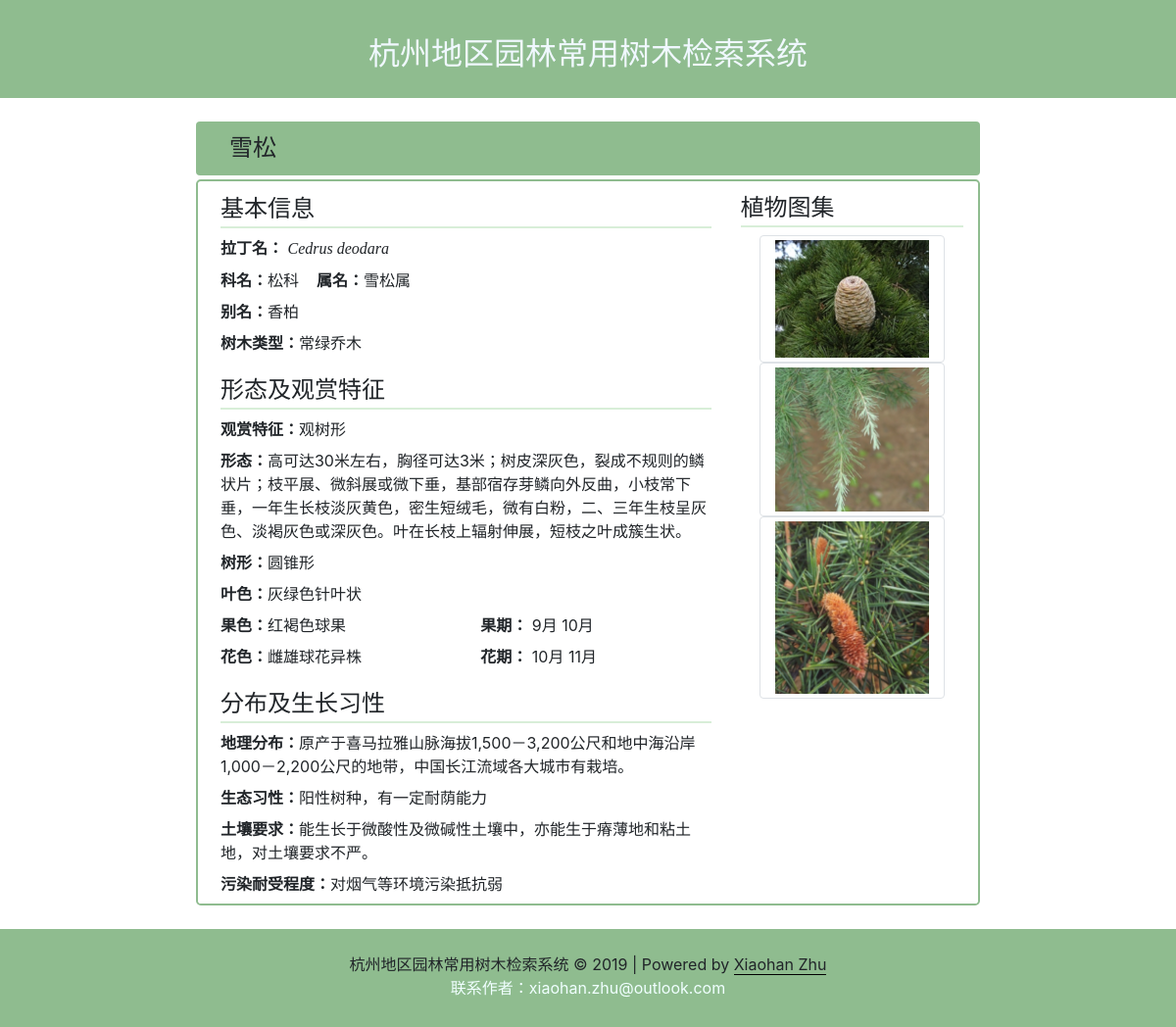
Page /search/雪松/ on the earlier database version.
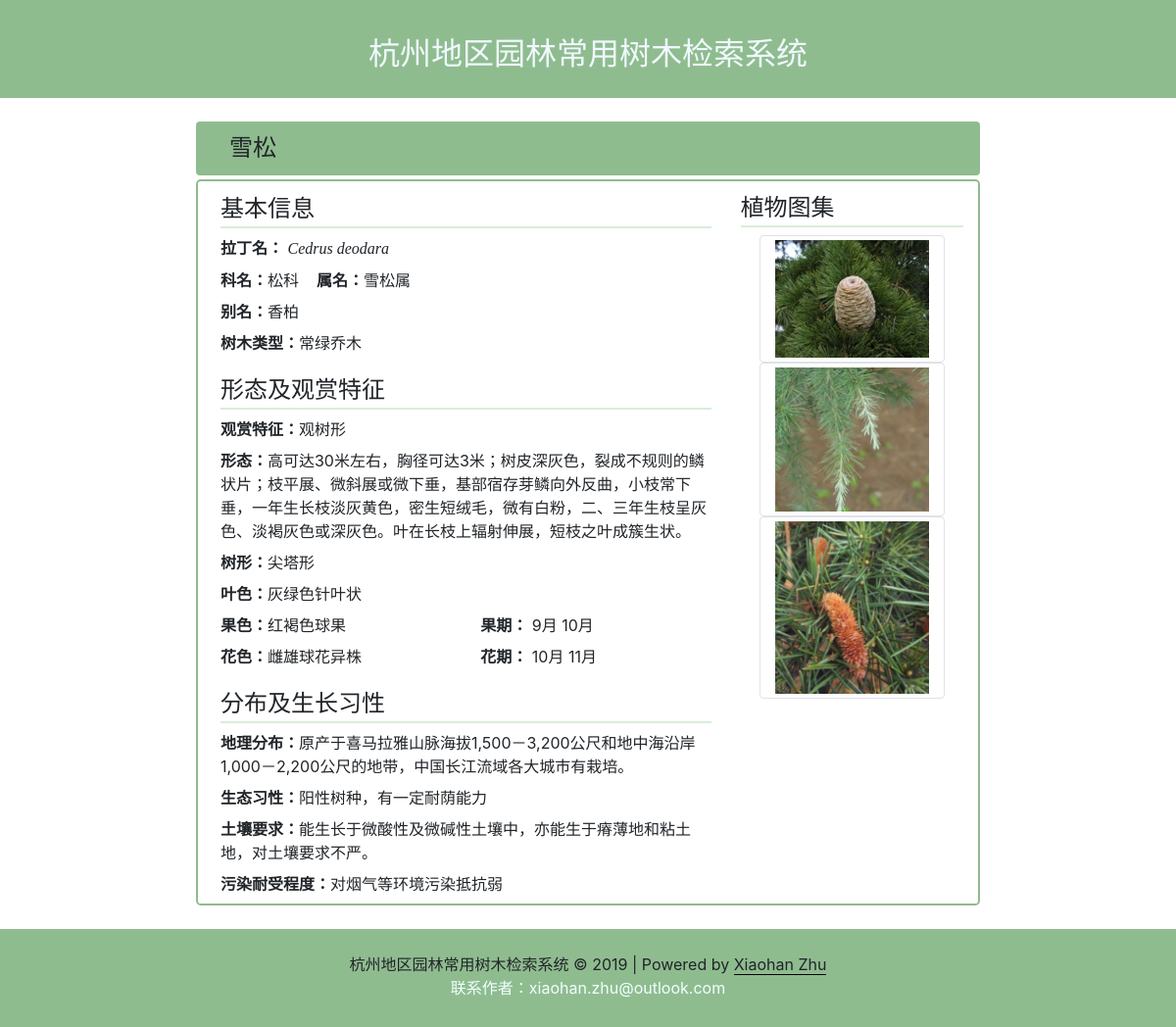
Same page on the later database version.
### hzTree/models.py (models this page shows, shortened)
class Tree(models.Model):
    species_name = models.CharField(max_length=16, default=" ")
    family_name = models.CharField(max_length=16, default=" ")
    genus_name = models.CharField(max_length=16, default=" ")
    latin_name = models.CharField(max_length=64, default=" ")
    alternative_name = models.CharField(max_length=64, default=" ")
    tree_type = models.CharField(max_length=16, default=" ")
    tree_value = models.CharField(max_length=64, default=" ")
    tree_shape = models.CharField(max_length=64, default=" ")
    morphology = models.CharField(max_length=300, default=" ")
    bloom_date = models.ManyToManyField(Months, blank=True,related_name="bloom_date")
    bloom_color = models.CharField(max_length=64, default=" ")
    bloom_color_spring = models.CharField(max_length=64, default="无")
    bloom_color_summer = models.CharField(max_length=64, default="无")
    bloom_color_autumn = models.CharField(max_length=64, default="无")
    bloom_color_winter = models.CharField(max_length=64, default="无")
    fruit_date = models.ManyToManyField(Months, blank=True,related_name="fruit_date")
    fruit_color = models.CharField(max_length=64, default=" ")
    fruit_color_spring = models.CharField(max_length=64, default="无")
    fruit_color_summer = models.CharField(max_length=64, default="无")
    fruit_color_autumn = models.CharField(max_length=64, default="无")
    fruit_color_winter = models.CharField(max_length=64, default="无")
    leaf_color = models.CharField(max_length=64, default=" ")
    leaf_color_spring = models.CharField(max_length=64, default="无")
    leaf_color_summer = models.CharField(max_length=64, default="无")
    leaf_color_autumn = models.CharField(max_length=64, default="无")
    leaf_color_winter = models.CharField(max_length=64, default="无")
    geo_distribution = models.CharField(max_length=300, default=" ")
    propensity = models.CharField(max_length=300, default=" ")
    soil = models.CharField(max_length=300, default=" ")
    pollution_tolerance = models.CharField(max_length=300, default=" ")

### hzTree/views.py (the view)
# urls.py: path('<species_name>/', views.detail, name='detail'),
def detail(request, species_name):
    template_name = 'detail.html'
    tree = get_object_or_404(Tree, species_name=species_name)
    return render(request, template_name, {
        'tree': tree,
        })

### hzTree/models.py (called while the page is built)
    def __str__(self):
        return self.name

### hzTree/templates/detail.html (shortened to what this page needs)
{% extends "base.html" %}
{% load static %}
{% load widget_tweaks %}
  {% block content %}
  <div class="container alert col-md-8" style="background-color:DARKSEAGREEN;">
      <span class="h4" style="padding-left: 1ex;">{{ tree.species_name }}</span>
  </div>
  <div class="container col-md-8 rounded-lg" style="margin-top: -1%; border:2px solid DARKSEAGREEN;">
    <div class="row">
      <div class="col-md-8" style="margin-left:1%;">
        <legend style="padding-top:2%; border-bottom:2px solid rgb(216, 238, 216);">基本信息</legend>
        <legend class="col-form-info pt-0">
          <b>拉丁名：</b>
          <span style="font-style: italic; font-family:'Times New Roman', Times, serif">{{ tree.latin_name }}</span>
        </legend>
        <legend class="col-form-info pt-0">
          <b>科名：</b>{{ tree.family_name }}&nbsp;&nbsp;&nbsp;&nbsp;<b>属名：</b>{{ tree.genus_name }}
        </legend>
        <legend class="col-form-info pt-0">
          <b>别名：</b>{{ tree.alternative_name }}
        </legend>
        <legend class="col-form-info pt-0">
          <b>树木类型：</b>{{ tree.tree_type }}
        </legend>
        <legend style="padding-top:2%; border-bottom:2px solid rgb(216, 238, 216);">形态及观赏特征</legend>
        <legend class="col-form-info pt-0">
          <b>观赏特征：</b>{{ tree.tree_value }}
        </legend>
        <legend class="col-form-info pt-0">
          <b>形态：</b>{{ tree.morphology }}
        </legend>
        <legend class="col-form-info pt-0">
          <b>树形：</b>{{ tree.tree_shape}}
        </legend>
        <legend class="col-form-info pt-0">
          <b>叶色：</b>{{ tree.leaf_color}}
        </legend>
        <div class = "row">
          <legend class="col col-form-info pt-0">
            <b>果色：</b>{{ tree.fruit_color }}
          </legend>
          <legend class="col col-form-info pt-0">
            <b>果期：</b>
            {% for month in tree.fruit_date.all %}
            {{ month }}
            {% endfor %}
          </legend>
        </div>
        <div class="row">
          <legend class="col col-form-info pt-0">
            <b>花色：</b>{{ tree.bloom_color }}
          </legend>
          <legend class="col col-form-info pt-0">
            <b>花期：</b>
            {% for month in tree.bloom_date.all %}
                {{ month }}
            {% endfor %}
          </legend>
        </div>
        <legend style="padding-top:2%; border-bottom:2px solid rgb(216, 238, 216);">分布及生长习性</legend>
        <legend class="col-form-info pt-0">
          <b>地理分布：</b>{{ tree.geo_distribution }}
        </legend>
        <legend class="col-form-info pt-0">
          <b>生态习性：</b>{{ tree.propensity }}
        </legend>
        <legend class="col-form-info pt-0">
          <b>土壤要求：</b>{{ tree.soil }}
        </legend>
        <legend class="col-form-info pt-0">
          <b>污染耐受程度：</b>{{ tree.pollution_tolerance }}
        </legend>
      </div>
      <div class="col text-center">
          <legend class="text-left" style="padding-top:4%; border-bottom:2px solid rgb(216, 238, 216);">植物图集</legend>
          <img class="col-md-10 img-thumbnail rounded" src="/static/images/tree/{{tree.species_name}}1.png">
          <img class="col-md-10 img-thumbnail rounded" src="/static/images/tree/{{tree.species_name}}2.png">
          <img class="col-md-10 img-thumbnail rounded" src="/static/images/tree/{{tree.species_name}}3.png">
      </div>
    </div>
  </div>
  <br>
  {% endblock %}

Differences in the rows shown:
changed Tree "雪松": tree_shape "圆锥形" → "尖塔形"
